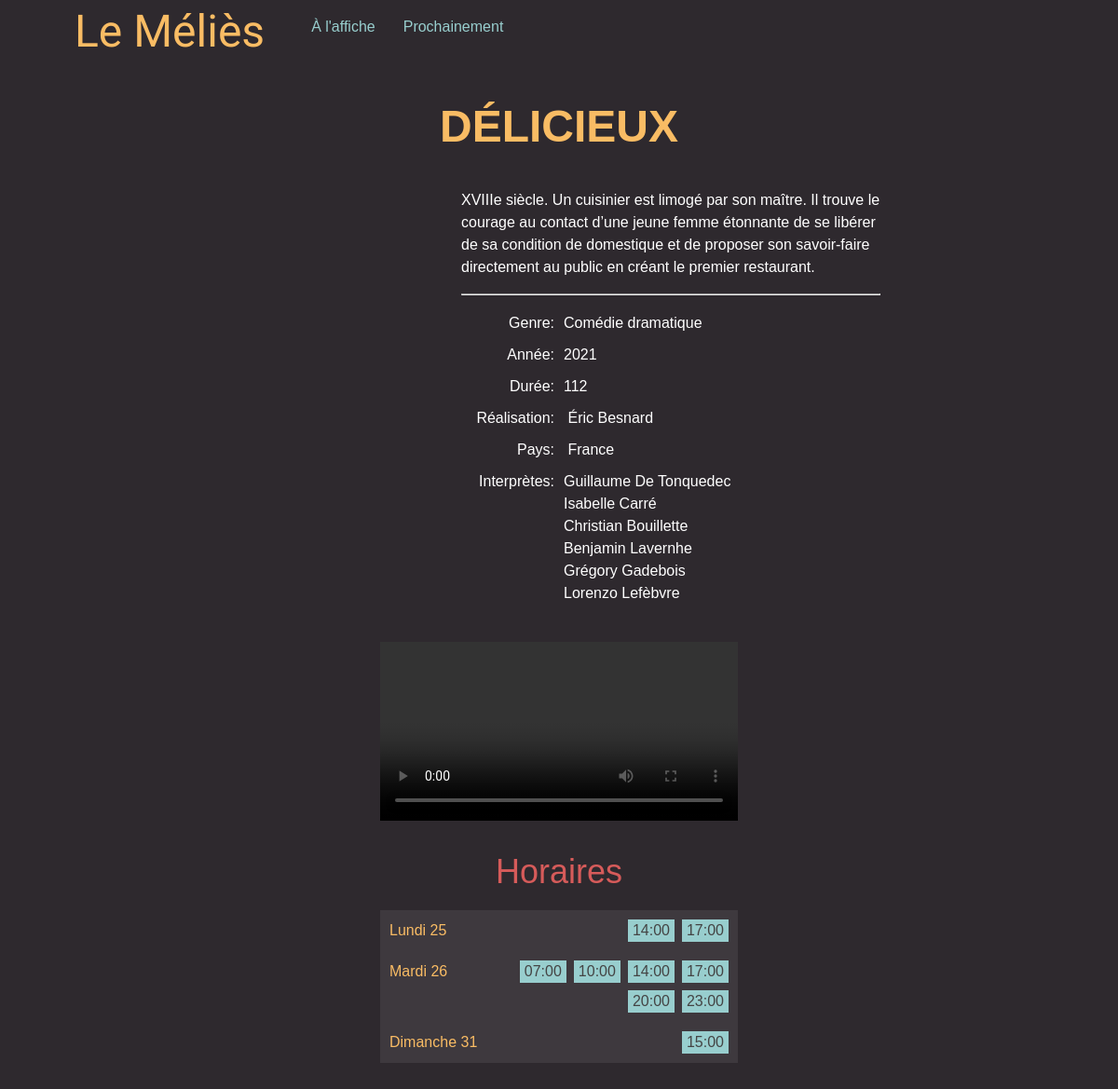
Page /film.php?film_id=2 on the committed database.
### tables this page shows
CREATE TABLE `film` (
  `film_id` int(10) UNSIGNED NOT NULL,
  `film_titre` varchar(255) NOT NULL,
  `film_duree` smallint(5) UNSIGNED NOT NULL,
  `film_annee_sortie` smallint(5) UNSIGNED NOT NULL,
  `film_resume` text NOT NULL,
  `film_affiche` varchar(255) NOT NULL,
  `film_bande_annonce` varchar(255) NOT NULL DEFAULT '',
  `film_statut` tinyint(3) UNSIGNED NOT NULL DEFAULT 0,
  `film_genre_id` tinyint(3) UNSIGNED NOT NULL
);

CREATE TABLE `genre` (
  `genre_id` tinyint(3) UNSIGNED NOT NULL,
  `genre_nom` varchar(255) NOT NULL
);

CREATE TABLE `film_realisateur` (
  `f_r_film_id` int(10) UNSIGNED NOT NULL,
  `f_r_realisateur_id` int(10) UNSIGNED NOT NULL
);

CREATE TABLE `realisateur` (
  `realisateur_id` int(10) UNSIGNED NOT NULL,
  `realisateur_nom` varchar(255) NOT NULL,
  `realisateur_prenom` varchar(255) DEFAULT ''
);

CREATE TABLE `film_pays` (
  `f_p_film_id` int(10) UNSIGNED NOT NULL,
  `f_p_pays_id` int(10) UNSIGNED NOT NULL
);

CREATE TABLE `pays` (
  `pays_id` int(10) UNSIGNED NOT NULL,
  `pays_nom` varchar(255) NOT NULL
);

CREATE TABLE `film_acteur` (
  `f_a_film_id` int(10) UNSIGNED NOT NULL,
  `f_a_acteur_id` int(10) UNSIGNED NOT NULL,
  `f_a_priorite` tinyint(3) UNSIGNED NOT NULL DEFAULT 99
);

CREATE TABLE `acteur` (
  `acteur_id` int(10) UNSIGNED NOT NULL,
  `acteur_nom` varchar(255) NOT NULL,
  `acteur_prenom` varchar(255) NOT NULL
);

CREATE TABLE `seance` (
  `seance_film_id` int(10) UNSIGNED NOT NULL,
  `seance_salle_numero` tinyint(3) UNSIGNED NOT NULL,
  `seance_date` date NOT NULL,
  `seance_heure` time NOT NULL
);

### lib/RequetesSQL.class.php (called while the page is built, shortened)
<?php
class RequetesSQL extends RequetesPDO {
  public function getFilm($film_id)
  {
    $this->sql = "
      SELECT f.*, g.*
      FROM film f
      JOIN genre g ON f.film_genre_id = g.genre_id
      JOIN film_pays fp ON fp.f_p_film_id = f.film_id
      JOIN pays p ON p.pays_id = fp.f_p_pays_id
        WHERE f.film_id = :film_id
    ";
    $this->params = ['film_id' => $film_id];
    return $this->getLignes();
  }
  public function getRealisateur($film_id)
  {
    $this->sql    = "
      SELECT * FROM realisateur
      JOIN film_realisateur on f_r_realisateur_id = realisateur_id
      JOIN film on f_r_film_id = film_id
      WHERE film_id = :film_id";
    $this->params = ['film_id' => $film_id];
    return $this->getLignes(self::UNE_SEULE_LIGNE);
  }
  public function getActeurs($film_id)
  {
    $this->sql    = "
      SELECT * FROM acteur
      JOIN film_acteur on acteur_id = f_a_acteur_id
      JOIN film on f_a_film_id = film_id
      WHERE film_id = :film_id";
    $this->params = ['film_id' => $film_id];
    return $this->getLignes();
  }
  public function getPays($film_id)
  {
    $this->sql    = "
      SELECT * FROM pays
      JOIN film_pays on pays_id = f_p_pays_id
      JOIN film on f_p_film_id = film_id
      WHERE film_id = :film_id";
    $this->params = ['film_id' => $film_id];
    return $this->getLignes();
  }
  public function getHoraires($film_id)
  {
    $this->sql    = "
      SELECT * FROM seance
      WHERE seance_film_id = :film_id";
    $this->params = ['film_id' => $film_id];
    return $this->getLignes();
  }
}

### lib/RequetesPDO.class.php (called while the page is built, shortened)
<?php
class RequetesPDO {
  protected $sql;
  protected $params;
  public function getLignes($uneSeuleLigne = false) {
    global $oPDO;
    $oPDOStatement = $oPDO->prepare($this->sql);
    foreach ($this->params as $marqueur => $valeur) {
      $oPDOStatement->bindParam(":$marqueur", $this->params[$marqueur]);
    }
    $oPDOStatement->execute();
    return $uneSeuleLigne ? $oPDOStatement->fetch(PDO::FETCH_ASSOC) : $oPDOStatement->fetchAll(PDO::FETCH_ASSOC);
  }
}

### film.php (the view, shortened to what this page needs)
<?php
try {
  $requetesSQL = new RequetesSQL();
  $film_id = $_GET['film_id'];
  $filmSQL = $requetesSQL->getFilm($film_id);
  $film = reset($filmSQL);
  $realisateur = $requetesSQL->getRealisateur($film_id);
  $acteurs = $requetesSQL->getActeurs($film_id);
  $horaires = $requetesSQL->getHoraires($film_id);
  $pays = $requetesSQL->getPays($film_id);
} catch(Exception $e) {
  require 'templates/erreur.php';
  exit;
}
?>
<!DOCTYPE html>
<html lang="fr">
<head>
  <link rel="stylesheet" type="text/css" href="css/styles.css?v=1.1">
</head>
<body>
  <header>
    <div id="logo">Le Méliès</div>
    <nav>
      <ul>
        <li><a href="index.php">À l'affiche</a></li>
        <li><a href="prochainement.php">Prochainement</a></li>
      </ul>
    </nav>
  </header>
  <main>
  <section>
  <h1><?= $film['film_titre'] ?></h1>
  <div>
    <div class="info">
      <p><?= $film['film_resume']; ?></p>
      <hr>
      <ul>
        <li><span>Genre:</span><span><?= $film['genre_nom']; ?></span></li>
        <li><span>Année:</span><span><?= $film['film_annee_sortie']; ?></span></li>
        <li><span>Durée:</span><span><?= $film['film_duree']; ?></span></li>
        <li><span>Réalisation:</span>
          <span>
            <?= $realisateur['realisateur_prenom']; ?> <?= $realisateur['realisateur_nom']; ?>
          </span>
        </li>
        <li><span>Pays:</span>
        <?php foreach ($pays as $pays) : ?>
          <span>
          <?= $pays['pays_nom']; ?>
          </span>
        <?php endforeach; ?>
        </li>
        <li><span>Interprètes:</span><span>
          <?php foreach ($acteurs as $acteur) : ?>
          <?= $acteur['acteur_prenom']; ?> <?= $acteur['acteur_nom']; ?><br>
          <?php endforeach; ?>
            </span></li>
      </ul>
    </div>
    <div class="ba">
      <video src="<?= $film["film_bande_annonce"]; ?>" controls></video>
      <section>
        <h2>Horaires</h2>
        <div id="horaires">
       <?php
        $seances_dates = [];
        foreach($horaires as $horaire){
          $seance_date = $horaire['seance_date'];
          $seance_heure = $horaire['seance_heure'];
          if (isset($seances_dates[$seance_date])) {
            $seances_dates[$seance_date][] = $seance_heure;
        } else {
            $seances_dates[$seance_date] = array($seance_heure);
        }
        }
       ?>
        <?php foreach ($seances_dates as $seance_date => $seance_heure) : ?>
          <div class="jour">
          <?php
            $date = $seance_date;
            $jourSemaine = date("l", strtotime($date));
            $jourNumerique =  date("d", strtotime($date));
            switch ($jourSemaine) {
              case "Monday":
                  $jourSemaine = "Lundi";
                  break;
              case "Tuesday":
                  $jourSemaine = "Mardi";
                  break;
              case "Sunday":
                  $jourSemaine = "Dimanche";
                  break;
          }
          ?>
          <?= $jourSemaine; ?>
          <?= $jourNumerique?>
          </div>
          <div class="heures">
            <?php foreach ($seance_heure as $heureBase) : ?>
              <?php
              $heure = substr($heureBase, 0, 5);
              ?>
              <div> <?= $heure; ?></div>
            <?php endforeach; ?>
          </div>
        <?php endforeach; ?>
        </div>
      </section>
    </div>
  </div>
</section>
  </main>
</body>
</html>

### css/styles.css (style rules this page uses)
html, body, h1, h2, p, ul, li { padding: 0; margin: 0; font-size: 16px; }
body { width: 90%; min-width: 960px; margin: 0 auto; font-family: 'Trebuchet MS', sans-serif; background-color: #2E292E; color: #fff; }
a { text-decoration: none; }
ul { list-style: none; }
header { display: flex; }
#logo { padding: 0 20px; line-height: 68px; font-size: 48px; font-family: 'Sansita Swashed', cursive; color: #f9bc64; }
header ul { display: flex; }
header ul a { margin: 20px 0 0 30px; color: #98cece; display: inline-block; }
main > section > h1 { margin: 40px 0; text-align: center; font-size: 48px; color: #f9bc64; }
main > section > div { display: flex; flex-direction: row; flex-wrap: wrap; justify-content: center; align-items: flex-start; }
section > div > div { padding: 0 20px 40px 20px; }
div.info { width: 450px; }
div.info p { margin: 0 0 16px 0; line-height: 1.5; }
div.info li { line-height: 1.5; }
div.info li span { display: inline-block; padding-top: 10px; }
div.info li span:first-of-type { width: 100px; text-align: right; }
div.info li span:last-of-type { padding-left: 10px; vertical-align: top; }
div.ba { width: 384px; }
div.ba video { margin-bottom: 30px; width: 100%; }
div.ba h2 { margin-bottom: 20px; text-align: center; font-size: 36px; font-weight:normal; color: #d65b5a; }
#horaires { display: flex; flex-wrap: wrap; justify-content:space-between; background-color:#3E393E; }
#horaires .jour { box-sizing: border-box; padding: 10px 20px 10px 10px; line-height: 24px; width: 130px; color:#f9bc64; }
#horaires .heures { display: flex; flex-wrap: wrap; justify-content: end; row-gap: 8px; box-sizing: border-box; padding: 10px 10px 10px 0; width: calc(100% - 130px); }
#horaires .heures div { margin-left: 8px; padding: 0 5px; line-height: 24px; color: #444; background-color: #98cece; }

### rows in the picture
film: film_titre "DÉLICIEUX", film_resume "XVIIIe siècle. Un cuisinier est limogé par son maître. Il trouve le courage au contact d’une jeune femme étonnante de se libérer de sa condition de domestique et de proposer son savoir-faire directement au public en créant le premier restaurant.", film_genre.genre_nom "Comédie dramatique", film_annee_sortie "2021", film_duree "112"
film_realisateur: f_r_realisateur.realisateur_prenom "Éric", f_r_realisateur.realisateur_nom "Besnard"
film_pays: f_p_pays.pays_nom "France"
film_acteur: f_a_acteur.acteur_prenom "Guillaume", f_a_acteur.acteur_nom "De Tonquedec"
film_acteur: f_a_acteur.acteur_prenom "Isabelle", f_a_acteur.acteur_nom "Carré"
film_acteur: f_a_acteur.acteur_prenom "Christian", f_a_acteur.acteur_nom "Bouillette"
film_acteur: f_a_acteur.acteur_prenom "Benjamin", f_a_acteur.acteur_nom "Lavernhe"
film_acteur: f_a_acteur.acteur_prenom "Grégory", f_a_acteur.acteur_nom "Gadebois"
film_acteur: f_a_acteur.acteur_prenom "Lorenzo", f_a_acteur.acteur_nom "Lefèbvre"
seance: seance_date "Dimanche", seance_date "31", heure "15:00"

### other values in the picture
$jourSemaine "Lundi"
$jourNumerique "25"
$heure "14:00"
$heure "17:00"
$jourSemaine "Mardi"
$jourNumerique "26"
$heure "07:00"
$heure "10:00"
$heure "20:00"
$heure "23:00"
